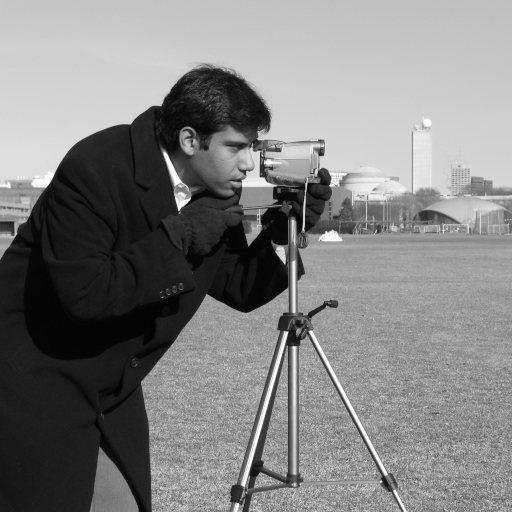
#> input picture skimage.data.camera(), 512 x 512 px
$ jupyter execute --allow-errors p6_face_detection_and_recognition.ipynb   (shell and % lines are left out)
#> lines starting #> are read from the running program, lines starting #| are printed output that depends on the picture
### scripts/custom_plots.py
from matplotlib import pyplot as plt
from matplotlib.gridspec import GridSpec
import matplotlib.patches as patches
from matplotlib.path import Path
import matplotlib.colors as mcolors
from typing import List, Dict, Tuple
import random
from utils import get_ORB
from skimage import feature, segmentation
from skimage.color import rgb2gray, rgba2rgb
from pylab import *
import numpy as np
import pandas as pd
import warnings
import itertools


class custom_grids():
  """"
  Function to print images in a personalized grid of images according to a layout provided
  or a simple arrangment auto calculated according to the number of columns and rows provided
  it is also possible to add layers of effects to some images as squares, lines, etc.
  """
  def __init__(self,
             imgs: List,
             rows: int = 1,
             cols: int = 1,
             titles: List = None,
             order: List = None,
             figsize: Tuple = (10,10),
             axis: str = None,
             cmap: str = None,
             title_size: int = 12,
             use_grid_spec: bool = True
             ):
      self.imgs = imgs
      self.rows = rows
      self.cols = cols
      self.titles = titles
      self.order = order
      self.figsize = figsize
      self.axis = axis
      self.cmap = cmap
      self.title_size = title_size
      self.use_grid_spec = use_grid_spec
      self.len_imgs = 0
      self.fig = None
      self.axs = None

      if not self.order:
        self.order = [[i, [j, j + 1]] for i in range(self.rows) for j in range(self.cols)]

  def __len__(self):
    return len(self.imgs)

  def show(self):
    if not self.use_grid_spec:
      self.fig, self.axs = plt.subplots(self.rows, self.cols, figsize=self.figsize)
      if self.rows <= 1 and self.cols <= 1:
        for idx, img in enumerate(self.imgs):
          self.axs.imshow(img, cmap=self.cmap)
          if self.axis:
            self.axs.axis(self.axis)
          if self.titles:
            self.axs.set_title(self.titles[idx], fontsize=self.title_size)
          self.len_imgs += 1
      elif self.rows <= 1 or self.cols <= 1:
        for idx, img in enumerate(self.imgs):
          self.axs[idx].imshow(img, cmap=self.cmap)
          if self.axis:
            self.axs[idx].axis(self.axis)
          if self.titles:
            self.axs[idx].set_title(self.titles[idx], fontsize= self.title_size)
          self.len_imgs += 1
      else:
        for idx, img in enumerate(self.imgs):
          row = round(np.floor(self.len_imgs/self.cols))
          column = self.len_imgs%self.cols
          self.axs[row][column].imshow(img, cmap=self.cmap)
          if self.axis:
            self.axs[row][column].axis(self.axis)
          if self.titles:
            self.axs[row][column].set_title(self.titles[idx], fontsize= self.title_size)
          self.len_imgs += 1
    else:
      self.fig = plt.figure(constrained_layout=True, figsize=self.figsize)
      gs = GridSpec(self.rows, self.cols, figure=self.fig)
      for n, (i, j) in enumerate(zip(self.imgs, self.order)):
        im = self.fig.add_subplot(gs[j[0], j[1][0]:j[1][1]])
        if self.cmap:
          im.imshow(i, cmap=self.cmap)
        else:
          im.imshow(i)
        if self.axis:
          im.axis('off')
        if self.titles:
          im.set_title(self.titles[n], fontsize= self.title_size)

  # [337 lines left out: functions add_plot, overlay_image, add_rects, match_points, grayChecker, groupedBarPlot and 1 more, not called in this run]

### Session 6/p6_face_detection_and_recognition.ipynb
<a href="https://colab.research.google.com/github/MarioROT/CV-MAI/blob/main/Session%206/p6_face_detection_and_recognition.ipynb" target="_parent"></a>

# Laboratory #06 : Face detection and recognition

At the end of this laboratory, you would get familiarized with

*   Face detection
    *   Integral images
    *   Haar-like feature computation
    *   Adaboost
*   Face recognition
    *   Eigen Faces
    *   PCA and LDA

**Remember this is a graded exercise.**

*   For every plot, make sure you provide appropriate titles, axis labels, legends, wherever applicable.
*   Create reusable functions where ever possible, so that the code could be reused at different places.
*   Use will have to mount your drive to access the images.

---

[cell 1]
# Loading necessary libraries (Feel free to add new libraries if you need for any computation)

import numpy as np
from skimage import io, data,transform
import os
import matplotlib
from PIL import Image
from multiprocessing import Pool
from functools import partial
import time
import timeit
from matplotlib import pyplot as plt

import custom_plots as cp

imdir = "images/"

**Exercise #1:**

*   Build a function compute_integral_image that computes the integral image of an input (2D) array. In an integral image each pixel is the sum of all pixels in the original image that are 'left and above' the pixel. See the following example:

```
Original    Integral
+--------   +------------
| 1 2 3 .   | 0  0  0  0 .
| 4 5 6 .   | 0  1  3  6 .
| . . . .   | 0  5 12 21 .
            | . . . . . .
```

*   The integral image must have an additional row and column full of zeros (first row and first column).
*   Make sure that the values of the integral image are correct.
*   Plot the output of the integral image for the following array:

```
img_array = np.array([[1,2,2,2,1],[1,2,2,2,1],[1,2,2,2,1],[1,2,2,2,1]])
```

[cell 2]
def compute_integral_image(img_arr):
    """
    Calculates the integral image based on this instance's original image data.
    :param img_arr: Image source data
    :type img_arr: numpy.ndarray
    :return Integral image for given image
    :rtype: numpy.ndarray
    """
    # an index of -1 refers to the last row/column
    # since row_sum is calculated starting from (0,0),
    # rowSum(x, -1) == 0 holds for all x
    row_sum = np.zeros(img_arr.shape)
    # we need an additional column and row
    integral_image_arr = np.zeros((img_arr.shape[0] + 1, img_arr.shape[1] + 1))

    for i in range(1,integral_image_arr.shape[0]):
      for j in range(1,integral_image_arr.shape[1]):
        integral_image_arr[i,j] = img_arr[:i,:j].sum()

    return integral_image_arr

integral_image_numpy = lambda x: np.append(np.zeros((1,x.shape[1]+1)),np.append(np.zeros((x.shape[0],1)),np.cumsum(np.cumsum(x, axis=0), axis=1), axis=1), axis=0)

[cell 3]
img_array = np.array([[1, 2, 2, 2, 1], [1, 2, 2, 2, 1], [1, 2, 2, 2, 1], [1, 2, 2, 2, 1]])
plt.imshow(img_array, cmap="gray", vmin=0, vmax= 5)
plt.title("Array image")
plt.show()
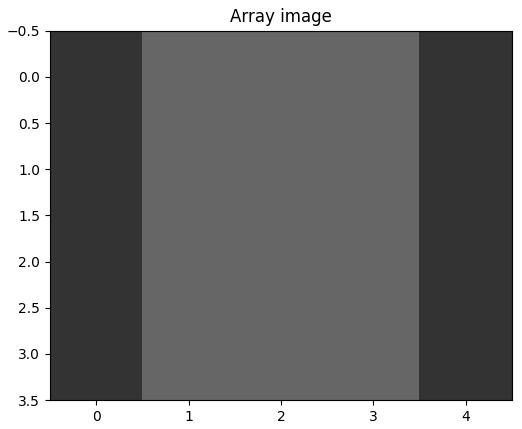
#> figure drawn by matplotlib, 1 panel

[cell 4]
img_array2 = np.array([[1,2,3],[4,5,6]])
compute_integral_image(img_array2)

[cell 5]
ii_img_array = compute_integral_image(img_array)
print(ii_img_array)

[cell 6]
integral_image_numpy(img_array)

*   Test the function using 'camera' image from the data module. Plot the original image and the integral image.

[cell 7]
# solution
camera = data.camera()
#> camera is the input picture: shape (512, 512); min 0, max 255, mean 129.1
cp.custom_grids([camera, compute_integral_image(camera), integral_image_numpy(camera)],1,3,['Original', 'Integral Image', 'Numpy Integral Image'], cmap="gray", axis="off", figsize=(10,5)).show()
#> after the loop in compute_integral_image (call 3), `for i in range(1,integral_image_arr.shape[0]):`:
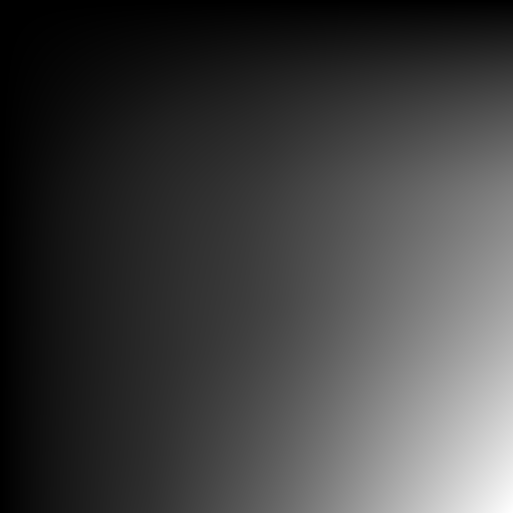
#> integral_image_arr: shape (513, 513) float64; min 0, max 33832495, mean 8534829.6; drawn with min black and max white
#> in __init__, `self.imgs = imgs`: self.imgs = 3 items
#> in __init__, `self.titles = titles`: self.titles = ['Original', 'Integral Image', 'Numpy Integral Image']
#> in __init__, `self.figsize = figsize`: self.figsize = (10, 5)
#> the loop in show, `for n, (i, j) in enumerate(zip(self.imgs, self.order)):` made 3 passes
#> j on passes 1 to 3: [0, [0, 1]], [0, [1, 2]], [0, [2, 3]]
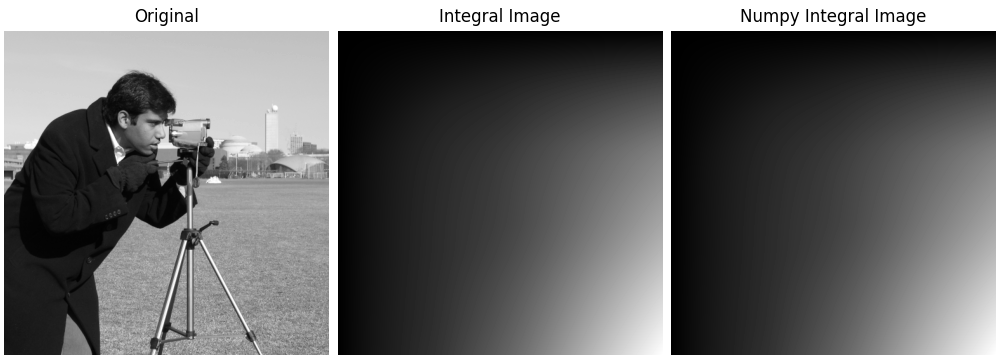
#> figure drawn by matplotlib, 3 panels
